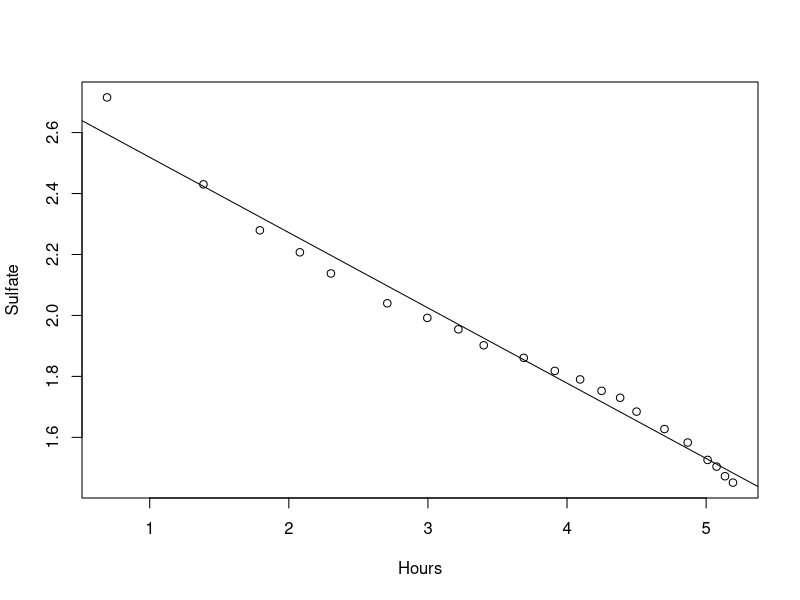
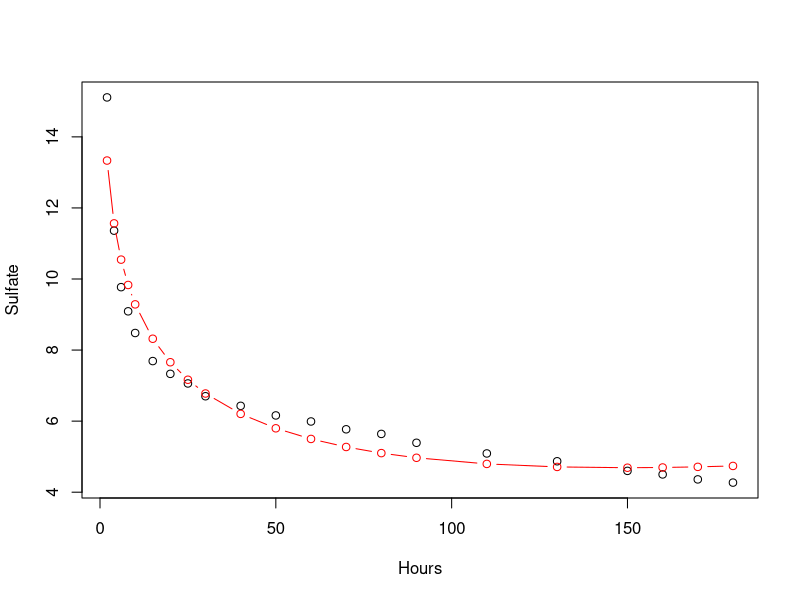
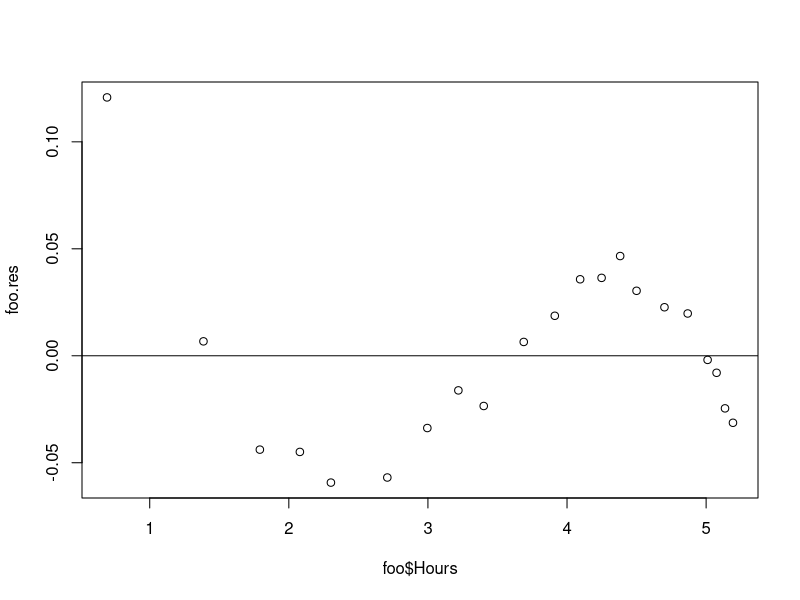

Generate these figures, in order, with R:
# 7.9a -----------------------------------------------------------------------

efd <- read.table('datasets/brunhild.txt', header=TRUE)

# Creating new columns
hours <- stack(efd, select=1)
sulfate <- stack(efd, select=2)

#Creating new data frame and doing log of both variables
foo<-data.frame(Hours=hours[,c("values")],
                Sulfate=sulfate[,c("values")])
foo <- log(foo)

#Plotting data framea and create a regression line
foo.lm <- lm(Sulfate~Hours, data=foo)
plot(foo)
abline(foo.lm)


# 7.9b--------------------------------------------------------------------------------------

library('MASS')

efd <- read.table('datasets/brunhild.txt', header=TRUE)

# Creating new columns
hours <- stack(efd, select=1)
sulfate <- stack(efd, select=2)

#Creating new data frame 
foo<-data.frame(Hours=hours[,c("values")],
                Sulfate=sulfate[,c("values")])


#Plotting data framea and create a regression line
foo.lm <- lm(foo$Sulfate~foo$Hours + I(log(foo$Hours)), data=foo)
plot(foo)
lines(sort(foo$Hours), fitted(foo.lm)[order(foo$Hours)], col='red', type='b') 

# 7.9c --------------------------------------------------------------------------------------

efd <- read.table('datasets/brunhild.txt', header=TRUE)

# Creating new columns
hours <- stack(efd, select=1)
sulfate <- stack(efd, select=2)

#Creating new data frame and doing log of both variables
foo<-data.frame(Hours=hours[,c("values")],
                Sulfate=sulfate[,c("values")])
foo <- log(foo)

#Plotting data framea and create a regression line
foo.lm <- lm(Sulfate~Hours, data=foo)
foo.res = resid(foo.lm)

plot(foo$Hours, foo.res)
abline(0,0)

# 7.9d -------------------------------------------------------------------------------------------

#The residual plots shows a slight pattern so our regression line is pretty good for the log log plot
#and the orginal plot
